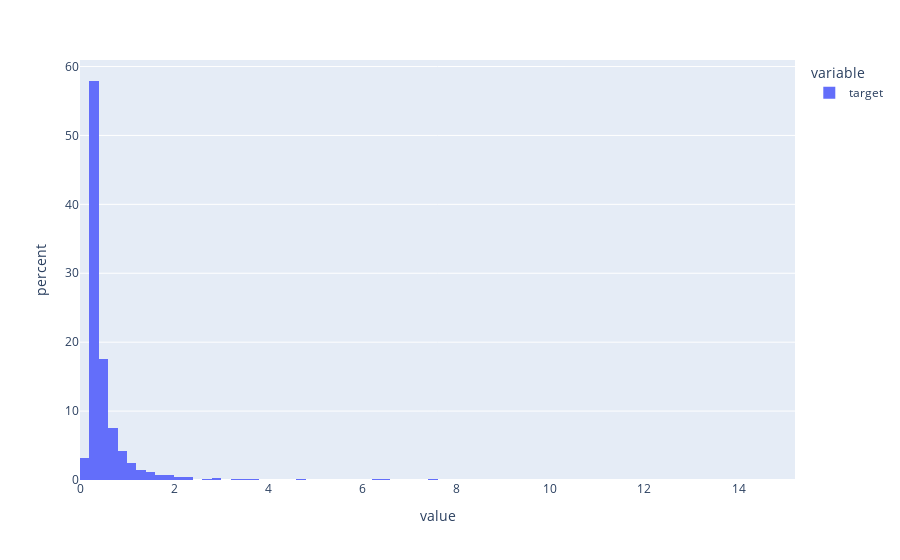

The cell this chart's notebook holds for it:
### Code cell
px.histogram(test['target'], nbins=100, histnorm='percent')

### Figure 1 — Plotly figure (JSON) as saved in the notebook; plotly's stock layout.template omitted (floating-point values rounded to 4 significant figures; data arrays with more than 128 entries replaced by an {"elided": "..."} marker saying what was removed)
{"data": [{"alignmentgroup": "True", "bingroup": "x", "histnorm": "percent", "hovertemplate": "variable=target<br>value=%{x}<br>percent=%{y}<extra></extra>", "legendgroup": "target", "marker": {"color": "#636efa", "pattern": {"shape": ""}}, "name": "target", "nbinsx": 100, "offsetgroup": "target", "orientation": "v", "showlegend": true, "type": "histogram", "x": {"elided": "2000 float values"}, "xaxis": "x", "yaxis": "y"}], "layout": {"barmode": "relative", "legend": {"title": {"text": "variable"}, "tracegroupgap": 0}, "margin": {"t": 60}, "xaxis": {"anchor": "y", "domain": [0, 1], "title": {"text": "value"}}, "yaxis": {"anchor": "x", "domain": [0, 1], "title": {"text": "percent"}}}}
